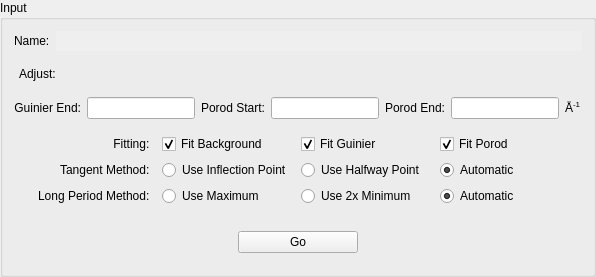
             <widget class="QGroupBox" name="groupBox">
              <property name="sizePolicy">
               <sizepolicy hsizetype="MinimumExpanding" vsizetype="Fixed">
                <horstretch>0</horstretch>
                <verstretch>0</verstretch>
               </sizepolicy>
              </property>
              <property name="title">
               <string>Input</string>
              </property>
              <layout class="QGridLayout" name="gridLayout_6">
               <item row="4" column="0">
                <widget class="QFrame" name="frame_5">
                 <layout class="QGridLayout" name="gridLayout_7">
                  <item row="1" column="0">
                   <widget class="QLabel" name="label_20">
                    <property name="text">
                     <string>Tangent Method:  </string>
                    </property>
                    <property name="alignment">
                     <set>Qt::AlignRight|Qt::AlignTrailing|Qt::AlignVCenter</set>
                    </property>
                   </widget>
                  </item>
                  <item row="0" column="0">
                   <widget class="QLabel" name="label_18">
                    <property name="text">
                     <string>Fitting:  </string>
                    </property>
                    <property name="alignment">
                     <set>Qt::AlignRight|Qt::AlignTrailing|Qt::AlignVCenter</set>
                    </property>
                   </widget>
                  </item>
                  <item row="2" column="0">
                   <widget class="QLabel" name="label_21">
                    <property name="text">
                     <string>Long Period Method:  </string>
                    </property>
                    <property name="alignment">
                     <set>Qt::AlignRight|Qt::AlignTrailing|Qt::AlignVCenter</set>
                    </property>
                   </widget>
                  </item>
                  <item row="1" column="1">
                   <widget class="QRadioButton" name="radTangentInflection">
                    <property name="text">
                     <string>Use Inflection Point</string>
                    </property>
                    <attribute name="buttonGroup">
                     <string notr="true">buttonGroup_2</string>
                    </attribute>
                   </widget>
                  </item>
                  <item row="0" column="3">
                   <widget class="QCheckBox" name="fitPorod">
                    <property name="text">
                     <string>Fit Porod</string>
                    </property>
                    <property name="checked">
                     <bool>true</bool>
                    </property>
                   </widget>
                  </item>
                  <item row="0" column="1">
                   <widget class="QCheckBox" name="fitBackground">
                    <property name="text">
                     <string>Fit Background</string>
                    </property>
                    <property name="checked">
                     <bool>true</bool>
                    </property>
                   </widget>
                  </item>
                  <item row="1" column="2">
                   <widget class="QRadioButton" name="radTangentMidpoint">
                    <property name="text">
                     <string>Use Halfway Point</string>
                    </property>
                    <attribute name="buttonGroup">
                     <string notr="true">buttonGroup_2</string>
                    </attribute>
                   </widget>
                  </item>
                  <item row="2" column="3">
                   <widget class="QRadioButton" name="radLongPeriodAuto">
                    <property name="text">
                     <string>Automatic</string>
                    </property>
                    <property name="checked">
                     <bool>true</bool>
                    </property>
                    <attribute name="buttonGroup">
                     <string notr="true">buttonGroup</string>
                    </attribute>
                   </widget>
                  </item>
                  <item row="1" column="3">
                   <widget class="QRadioButton" name="radTangentAuto">
                    <property name="text">
                     <string>Automatic</string>
                    </property>
                    <property name="checked">
                     <bool>true</bool>
                    </property>
                    <attribute name="buttonGroup">
                     <string notr="true">buttonGroup_2</string>
                    </attribute>
                   </widget>
                  </item>
                  <item row="2" column="2">
                   <widget class="QRadioButton" name="radLongPeriodDouble">
                    <property name="text">
                     <string>Use 2x Minimum</string>
                    </property>
                    <attribute name="buttonGroup">
                     <string notr="true">buttonGroup</string>
                    </attribute>
                   </widget>
                  </item>
                  <item row="0" column="2">
                   <widget class="QCheckBox" name="fitGuinier">
                    <property name="text">
                     <string>Fit Guinier</string>
                    </property>
                    <property name="checked">
                     <bool>true</bool>
                    </property>
                   </widget>
                  </item>
                  <item row="2" column="1">
                   <widget class="QRadioButton" name="radLongPeriodMax">
                    <property name="text">
                     <string>Use Maximum</string>
                    </property>
                    <attribute name="buttonGroup">
                     <string notr="true">buttonGroup</string>
                    </attribute>
                   </widget>
                  </item>
                 </layout>
                </widget>
               </item>
               <item row="0" column="0">
                <layout class="QHBoxLayout" name="horizontalLayout_4">
                 <item>
                  <widget class="QLabel" name="lblName">
                   <property name="text">
                    <string>Name:</string>
                   </property>
                  </widget>
                 </item>
                 <item>
                  <widget class="QLineEdit" name="txtFilename">
                   <property name="enabled">
                    <bool>false</bool>
                   </property>
                   <property name="sizePolicy">
                    <sizepolicy hsizetype="MinimumExpanding" vsizetype="Fixed">
                     <horstretch>0</horstretch>
                     <verstretch>0</verstretch>
                    </sizepolicy>
                   </property>
                   <property name="frame">
                    <bool>false</bool>
                   </property>
                   <property name="readOnly">
                    <bool>false</bool>
                   </property>
                  </widget>
                 </item>
                </layout>
               </item>
               <item row="2" column="0">
                <layout class="QGridLayout" name="gridLayout">
                 <property name="bottomMargin">
                  <number>0</number>
                 </property>
                 <item row="0" column="6">
                  <widget class="QLabel" name="lblTotalQUnits_2">
                   <property name="text">
                    <string>&lt;html&gt;&lt;head/&gt;&lt;body&gt;&lt;p&gt;Å&lt;span style=&quot; vertical-align:super;&quot;&gt;-1&lt;/span&gt;&lt;/p&gt;&lt;/body&gt;&lt;/html&gt;</string>
                   </property>
                  </widget>
                 </item>
                 <item row="0" column="3">
                  <widget class="QLineEdit" name="txtUpperQMin">
                   <property name="enabled">
                    <bool>true</bool>
                   </property>
                   <property name="sizePolicy">
                    <sizepolicy hsizetype="MinimumExpanding" vsizetype="Fixed">
                     <horstretch>0</horstretch>
                     <verstretch>0</verstretch>
                    </sizepolicy>
                   </property>
                  </widget>
                 </item>
                 <item row="0" column="2">
                  <widget class="QLabel" name="lblTotalQMin_2">
                   <property name="text">
                    <string>Porod Start:</string>
                   </property>
                   <property name="alignment">
                    <set>Qt::AlignRight|Qt::AlignTrailing|Qt::AlignVCenter</set>
                   </property>
                  </widget>
                 </item>
                 <item row="0" column="4">
                  <widget class="QLabel" name="lblTotalQMax_2">
                   <property name="text">
                    <string>Porod End:</string>
                   </property>
                   <property name="alignment">
                    <set>Qt::AlignRight|Qt::AlignTrailing|Qt::AlignVCenter</set>
                   </property>
                  </widget>
                 </item>
                 <item row="0" column="5">
                  <widget class="QLineEdit" name="txtUpperQMax">
                   <property name="enabled">
                    <bool>true</bool>
                   </property>
                   <property name="sizePolicy">
                    <sizepolicy hsizetype="MinimumExpanding" vsizetype="Fixed">
                     <horstretch>0</horstretch>
                     <verstretch>0</verstretch>
                    </sizepolicy>
                   </property>
                  </widget>
                 </item>
                 <item row="0" column="0">
                  <widget class="QLabel" name="lblTotalQMax">
                   <property name="text">
                    <string>Guinier End:</string>
                   </property>
                   <property name="alignment">
                    <set>Qt::AlignRight|Qt::AlignTrailing|Qt::AlignVCenter</set>
                   </property>
                  </widget>
                 </item>
                 <item row="0" column="1">
                  <widget class="QLineEdit" name="txtLowerQMax">
                   <property name="enabled">
                    <bool>true</bool>
                   </property>
                   <property name="sizePolicy">
                    <sizepolicy hsizetype="MinimumExpanding" vsizetype="Fixed">
                     <horstretch>0</horstretch>
                     <verstretch>0</verstretch>
                    </sizepolicy>
                   </property>
                  </widget>
                 </item>
                </layout>
               </item>
               <item row="5" column="0">
                <layout class="QHBoxLayout" name="horizontalLayout_7">
                 <property name="topMargin">
                  <number>10</number>
                 </property>
                 <property name="bottomMargin">
                  <number>10</number>
                 </property>
                 <item>
                  <spacer name="horizontalSpacer_2">
                   <property name="orientation">
                    <enum>Qt::Horizontal</enum>
                   </property>
                   <property name="sizeHint" stdset="0">
                    <size>
                     <width>40</width>
                     <height>20</height>
                    </size>
                   </property>
                  </spacer>
                 </item>
                 <item>
                  <widget class="QPushButton" name="cmdExtract">
                   <property name="sizePolicy">
                    <sizepolicy hsizetype="Fixed" vsizetype="Fixed">
                     <horstretch>0</horstretch>
                     <verstretch>0</verstretch>
                    </sizepolicy>
                   </property>
                   <property name="minimumSize">
                    <size>
                     <width>120</width>
                     <height>0</height>
                    </size>
                   </property>
                   <property name="toolTip">
                    <string>Extract model parameters from the real space transformed curve.</string>
                   </property>
                   <property name="text">
                    <string>Go</string>
                   </property>
                  </widget>
                 </item>
                 <item>
                  <spacer name="horizontalSpacer_3">
                   <property name="orientation">
                    <enum>Qt::Horizontal</enum>
                   </property>
                   <property name="sizeHint" stdset="0">
                    <size>
                     <width>40</width>
                     <height>20</height>
                    </size>
                   </property>
                  </spacer>
                 </item>
                </layout>
               </item>
               <item row="1" column="0">
                <layout class="QHBoxLayout" name="sliderLayout">
                 <property name="leftMargin">
                  <number>5</number>
                 </property>
                 <property name="topMargin">
                  <number>10</number>
                 </property>
                 <property name="rightMargin">
                  <number>5</number>
                 </property>
                 <property name="bottomMargin">
                  <number>10</number>
                 </property>
                 <item>
                  <widget class="QLabel" name="label_3">
                   <property name="text">
                    <string>Adjust:</string>
                   </property>
                  </widget>
                 </item>
                </layout>
               </item>
              </layout>
             </widget>
